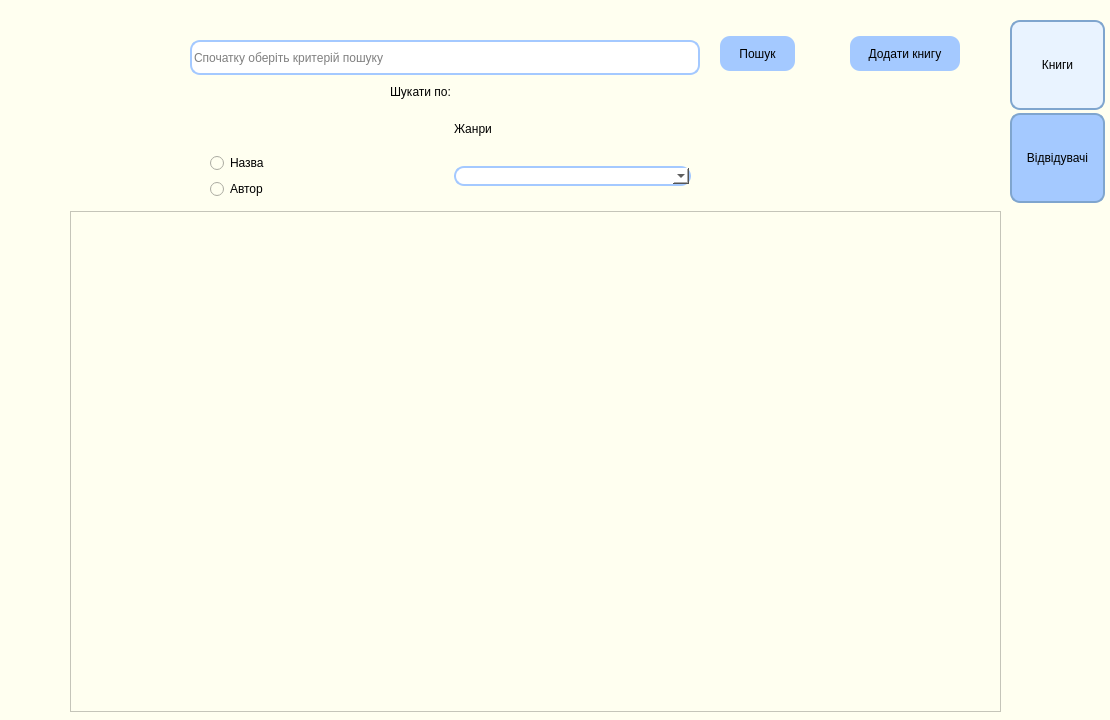
<?xml version="1.0" encoding="UTF-8"?>
<ui version="4.0">
 <class>Booksearch</class>
 <widget class="QWidget" name="Booksearch">
  <property name="geometry">
   <rect>
    <x>0</x>
    <y>0</y>
    <width>1110</width>
    <height>720</height>
   </rect>
  </property>
  <property name="windowTitle">
   <string>Form</string>
  </property>
  <property name="styleSheet">
   <string notr="true">background-color: rgb(255, 255, 240);</string>
  </property>
  <widget class="QPushButton" name="books_button">
   <property name="geometry">
    <rect>
     <x>1010</x>
     <y>20</y>
     <width>95</width>
     <height>90</height>
    </rect>
   </property>
   <property name="styleSheet">
    <string notr="true">border-radius: 10px;
border: 2px solid rgb(127, 165, 206);
background-color: rgb(233, 243, 255);
font: 12pt &quot;Arial&quot;;
padding 5px;
</string>
   </property>
   <property name="text">
    <string>Книги</string>
   </property>
  </widget>
  <widget class="QWidget" name="layoutWidget">
   <property name="geometry">
    <rect>
     <x>210</x>
     <y>111</y>
     <width>481</width>
     <height>88</height>
    </rect>
   </property>
   <layout class="QGridLayout" name="gridLayout">
    <item row="0" column="1">
     <widget class="QLabel" name="label_3">
      <property name="styleSheet">
       <string notr="true">font: 14pt &quot;Arial&quot;;</string>
      </property>
      <property name="text">
       <string>Жанри</string>
      </property>
     </widget>
    </item>
    <item row="1" column="0">
     <widget class="QRadioButton" name="title_radio">
      <property name="styleSheet">
       <string notr="true">font: 14pt &quot;Arial&quot;;</string>
      </property>
      <property name="text">
       <string>Назва</string>
      </property>
     </widget>
    </item>
    <item row="1" column="1" rowspan="2">
     <widget class="QComboBox" name="genre_combo">
      <property name="styleSheet">
       <string notr="true">border-radius: 10px;
font: 14pt &quot;Arial&quot;;
border: 2px solid rgb(164, 201, 255);
background-color: white;</string>
      </property>
     </widget>
    </item>
    <item row="2" column="0">
     <widget class="QRadioButton" name="author_radio">
      <property name="styleSheet">
       <string notr="true">font: 14pt &quot;Arial&quot;;</string>
      </property>
      <property name="text">
       <string>Автор</string>
      </property>
     </widget>
    </item>
   </layout>
  </widget>
  <widget class="QLineEdit" name="search_input">
   <property name="geometry">
    <rect>
     <x>190</x>
     <y>40</y>
     <width>510</width>
     <height>35</height>
    </rect>
   </property>
   <property name="styleSheet">
    <string notr="true">border-radius: 10px;
font: 14pt &quot;Arial&quot;;
border: 2px solid rgb(164, 201, 255);
background-color: white;
</string>
   </property>
   <property name="placeholderText">
    <string>Спочатку оберіть критерій пошуку</string>
   </property>
  </widget>
  <widget class="QPushButton" name="search_button">
   <property name="geometry">
    <rect>
     <x>720</x>
     <y>36</y>
     <width>75</width>
     <height>35</height>
    </rect>
   </property>
   <property name="styleSheet">
    <string notr="true">border-radius: 10px;
border-color: rgb(0, 0, 0);
background-color: rgb(164, 201, 255);
font: 13pt &quot;Arial&quot;;
</string>
   </property>
   <property name="text">
    <string>Пошук</string>
   </property>
  </widget>
  <widget class="QPushButton" name="add_book_button">
   <property name="geometry">
    <rect>
     <x>850</x>
     <y>36</y>
     <width>110</width>
     <height>35</height>
    </rect>
   </property>
   <property name="styleSheet">
    <string notr="true">border-radius: 10px;
border-color: rgb(0, 0, 0);
background-color: rgb(164, 201, 255);
font: 13pt &quot;Arial&quot;;
</string>
   </property>
   <property name="text">
    <string>Додати книгу</string>
   </property>
  </widget>
  <widget class="QLabel" name="label_4">
   <property name="geometry">
    <rect>
     <x>390</x>
     <y>81</y>
     <width>120</width>
     <height>21</height>
    </rect>
   </property>
   <property name="styleSheet">
    <string notr="true">font: 14pt &quot;Arial&quot;;</string>
   </property>
   <property name="text">
    <string>Шукати по:</string>
   </property>
  </widget>
  <widget class="QScrollArea" name="scrollArea">
   <property name="geometry">
    <rect>
     <x>70</x>
     <y>211</y>
     <width>931</width>
     <height>501</height>
    </rect>
   </property>
   <property name="widgetResizable">
    <bool>true</bool>
   </property>
   <widget class="QWidget" name="scrollAreaWidgetContents">
    <property name="geometry">
     <rect>
      <x>0</x>
      <y>0</y>
      <width>929</width>
      <height>499</height>
     </rect>
    </property>
   </widget>
  </widget>
  <widget class="QPushButton" name="visitors_button">
   <property name="geometry">
    <rect>
     <x>1010</x>
     <y>113</y>
     <width>95</width>
     <height>90</height>
    </rect>
   </property>
   <property name="styleSheet">
    <string notr="true">border-radius: 10px;
border: 2px solid rgb(127, 165, 206);
background-color: rgb(164, 201, 255);
font: 13pt &quot;Arial&quot;;
padding 5px;
</string>
   </property>
   <property name="text">
    <string>Відвідувачі</string>
   </property>
  </widget>
  <widget class="QLabel" name="label">
   <property name="geometry">
    <rect>
     <x>30</x>
     <y>30</y>
     <width>120</width>
     <height>120</height>
    </rect>
   </property>
   <property name="text">
    <string/>
   </property>
   <property name="pixmap">
    <pixmap>logo.png</pixmap>
   </property>
   <property name="scaledContents">
    <bool>true</bool>
   </property>
  </widget>
 </widget>
 <resources/>
 <connections/>
</ui>
